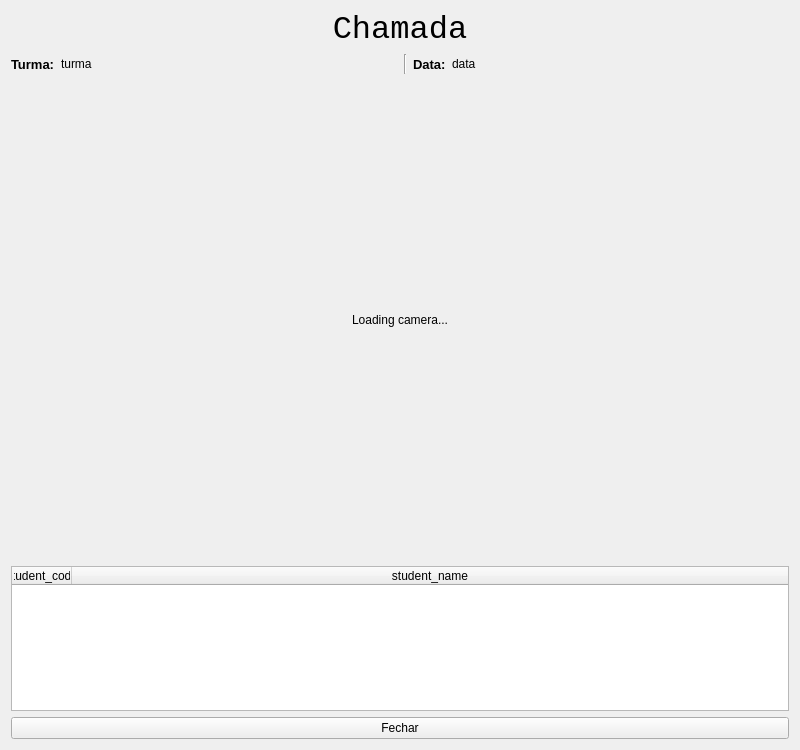
<?xml version="1.0" encoding="UTF-8"?>
<ui version="4.0">
 <class>Attendance_qW</class>
 <widget class="QWidget" name="Attendance_qW">
  <property name="geometry">
   <rect>
    <x>0</x>
    <y>0</y>
    <width>800</width>
    <height>750</height>
   </rect>
  </property>
  <property name="minimumSize">
   <size>
    <width>800</width>
    <height>750</height>
   </size>
  </property>
  <property name="windowTitle">
   <string>4Safety</string>
  </property>
  <layout class="QGridLayout" name="gridLayout">
   <item row="4" column="0" colspan="2">
    <widget class="QPushButton" name="close_qPB">
     <property name="text">
      <string>Fechar</string>
     </property>
    </widget>
   </item>
   <item row="1" column="0" colspan="2">
    <widget class="QTableWidget" name="attendence_qTW">
     <property name="sizePolicy">
      <sizepolicy hsizetype="Expanding" vsizetype="Expanding">
       <horstretch>0</horstretch>
       <verstretch>0</verstretch>
      </sizepolicy>
     </property>
     <property name="minimumSize">
      <size>
       <width>0</width>
       <height>75</height>
      </size>
     </property>
     <property name="sizeAdjustPolicy">
      <enum>QAbstractScrollArea::AdjustToContents</enum>
     </property>
     <property name="editTriggers">
      <set>QAbstractItemView::NoEditTriggers</set>
     </property>
     <property name="alternatingRowColors">
      <bool>true</bool>
     </property>
     <property name="selectionMode">
      <enum>QAbstractItemView::NoSelection</enum>
     </property>
     <property name="sortingEnabled">
      <bool>true</bool>
     </property>
     <property name="wordWrap">
      <bool>false</bool>
     </property>
     <property name="cornerButtonEnabled">
      <bool>false</bool>
     </property>
     <attribute name="horizontalHeaderMinimumSectionSize">
      <number>60</number>
     </attribute>
     <attribute name="horizontalHeaderDefaultSectionSize">
      <number>60</number>
     </attribute>
     <attribute name="horizontalHeaderShowSortIndicator" stdset="0">
      <bool>true</bool>
     </attribute>
     <attribute name="horizontalHeaderStretchLastSection">
      <bool>true</bool>
     </attribute>
     <column>
      <property name="text">
       <string>student_code</string>
      </property>
     </column>
     <column>
      <property name="text">
       <string>student_name</string>
      </property>
     </column>
    </widget>
   </item>
   <item row="0" column="0" colspan="2">
    <layout class="QGridLayout" name="Attendance_qGL">
     <item row="1" column="3">
      <widget class="QLabel" name="attendance_date_label_qL">
       <property name="sizePolicy">
        <sizepolicy hsizetype="Fixed" vsizetype="Maximum">
         <horstretch>0</horstretch>
         <verstretch>0</verstretch>
        </sizepolicy>
       </property>
       <property name="minimumSize">
        <size>
         <width>0</width>
         <height>20</height>
        </size>
       </property>
       <property name="font">
        <font>
         <pointsize>10</pointsize>
         <weight>75</weight>
         <bold>true</bold>
        </font>
       </property>
       <property name="text">
        <string>Data:</string>
       </property>
       <property name="alignment">
        <set>Qt::AlignJustify|Qt::AlignVCenter</set>
       </property>
       <property name="margin">
        <number>4</number>
       </property>
       <property name="indent">
        <number>40</number>
       </property>
      </widget>
     </item>
     <item row="1" column="2">
      <widget class="Line" name="line_L">
       <property name="orientation">
        <enum>Qt::Vertical</enum>
       </property>
      </widget>
     </item>
     <item row="1" column="0">
      <widget class="QLabel" name="course_name_label_qL">
       <property name="sizePolicy">
        <sizepolicy hsizetype="Fixed" vsizetype="Maximum">
         <horstretch>0</horstretch>
         <verstretch>0</verstretch>
        </sizepolicy>
       </property>
       <property name="minimumSize">
        <size>
         <width>0</width>
         <height>20</height>
        </size>
       </property>
       <property name="font">
        <font>
         <pointsize>10</pointsize>
         <weight>75</weight>
         <bold>true</bold>
        </font>
       </property>
       <property name="text">
        <string>Turma:</string>
       </property>
       <property name="alignment">
        <set>Qt::AlignJustify|Qt::AlignVCenter</set>
       </property>
       <property name="margin">
        <number>3</number>
       </property>
       <property name="indent">
        <number>40</number>
       </property>
      </widget>
     </item>
     <item row="1" column="1">
      <widget class="QLabel" name="course_name_qL">
       <property name="text">
        <string>turma</string>
       </property>
      </widget>
     </item>
     <item row="1" column="4">
      <widget class="QLabel" name="attendance_date_qL">
       <property name="text">
        <string>data</string>
       </property>
      </widget>
     </item>
     <item row="4" column="0" colspan="5" alignment="Qt::AlignHCenter|Qt::AlignTop">
      <widget class="QLabel" name="camera_qL">
       <property name="minimumSize">
        <size>
         <width>640</width>
         <height>480</height>
        </size>
       </property>
       <property name="maximumSize">
        <size>
         <width>640</width>
         <height>480</height>
        </size>
       </property>
       <property name="text">
        <string>Loading camera...</string>
       </property>
       <property name="alignment">
        <set>Qt::AlignCenter</set>
       </property>
      </widget>
     </item>
     <item row="0" column="0" colspan="5">
      <widget class="QLabel" name="title_qL">
       <property name="maximumSize">
        <size>
         <width>16777215</width>
         <height>50</height>
        </size>
       </property>
       <property name="font">
        <font>
         <family>Consolas</family>
         <pointsize>24</pointsize>
        </font>
       </property>
       <property name="text">
        <string>Chamada</string>
       </property>
       <property name="alignment">
        <set>Qt::AlignCenter</set>
       </property>
      </widget>
     </item>
    </layout>
   </item>
  </layout>
 </widget>
 <resources/>
 <connections/>
</ui>
